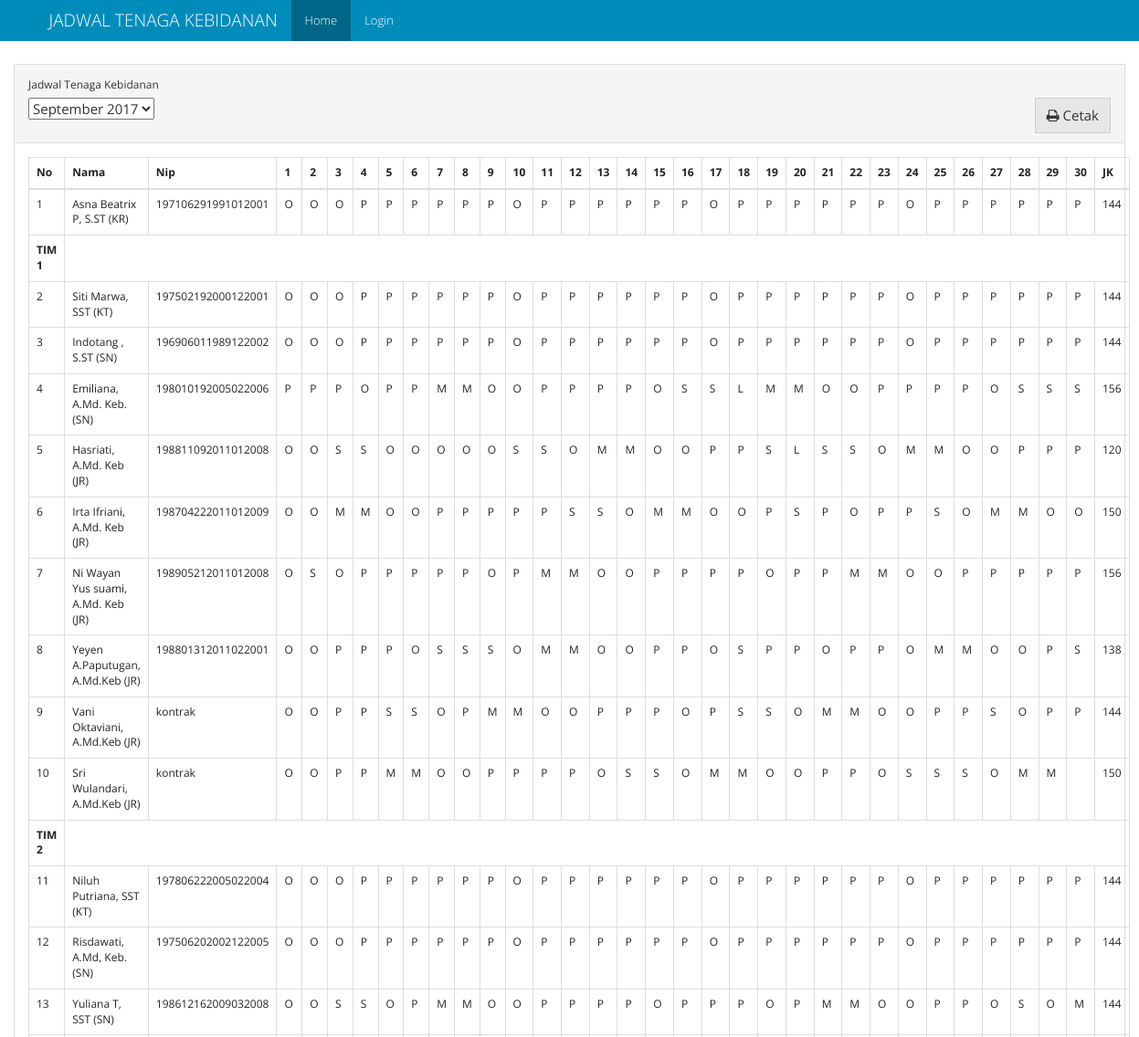
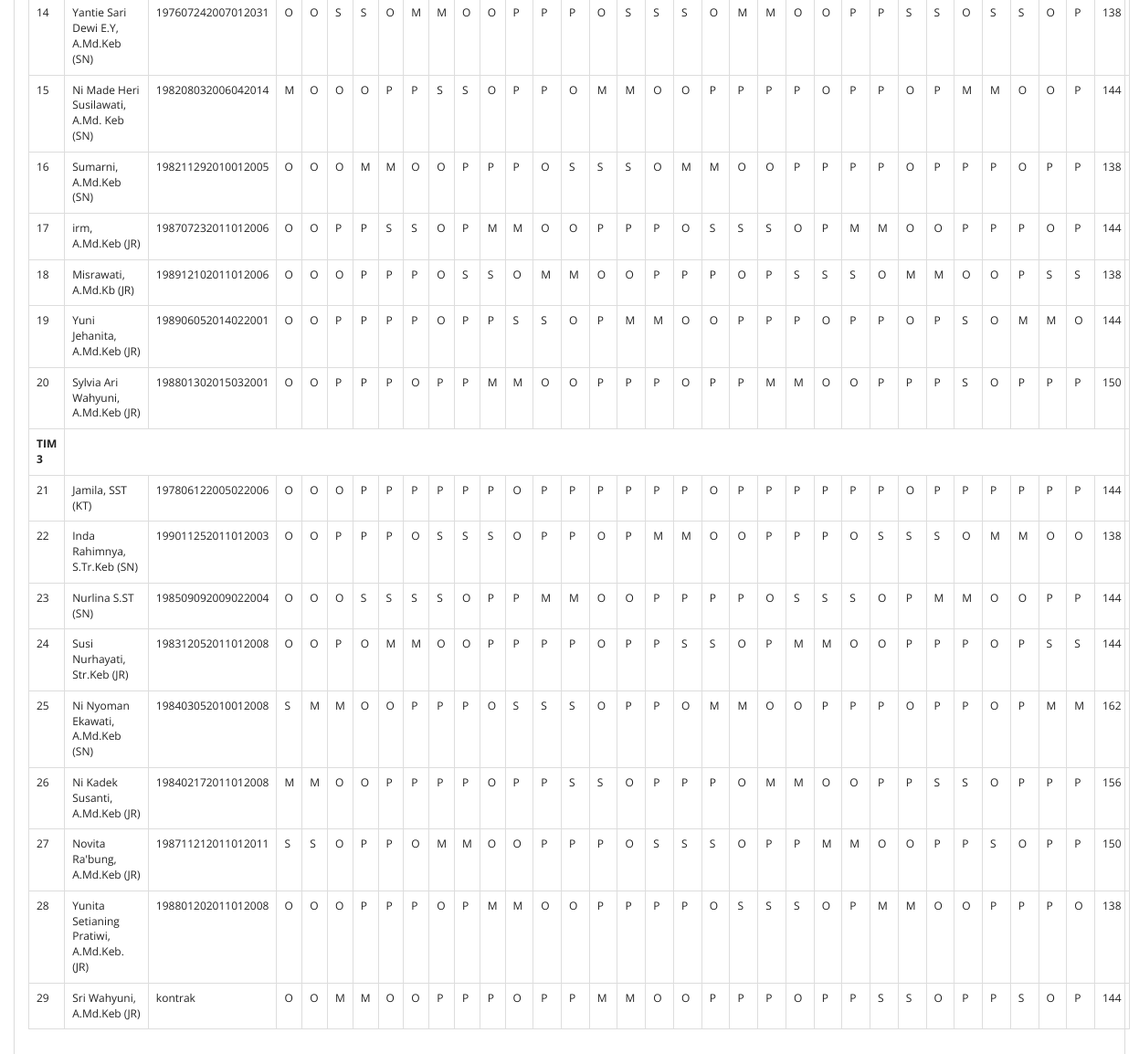
The page / on the database its author committed (2 pictures, top to bottom).
### models.py (models this page shows, shortened)
class Schedules(db.Model):
    id = db.Column(db.Integer, primary_key=True)
    periode_id = db.Column(db.Integer, db.ForeignKey("periode.id"), nullable=False)
    bidan_id = db.Column(db.Integer, db.ForeignKey("bidan.id", ondelete='SET NULL'), nullable=True)
    shift = db.Column(db.Text, default="", nullable=True)
    rest_shift = db.Column(db.Text, default="CLEAR", nullable=True)
    name = db.Column(db.String(50), nullable=True)
    nip = db.Column(db.String(20), nullable=True)
    officer = db.Column(db.String(20), nullable=True)
    tim = db.Column(db.String(10), nullable=True)

### views.py (the view)
@app.route("/", methods=['GET', 'POST'])
def homepage():
    table_query = Schedules.query \
        .join(Periode) \
        .add_columns(Schedules.id.label("schedule_id"), Schedules.officer, Schedules.nip, Schedules.name, Schedules.shift, Schedules.rest_shift, Schedules.tim, Periode.id, Periode.periode)
    table_periode = table_query.order_by(Periode.periode.desc()).group_by(Periode.periode).all()
    list_periode = []
    for periode in table_periode:
        pr = {}
        pr["id"] = periode.periode.strftime("%Y-%m-%d")
        pr["periode"] = periode.periode.strftime("%B %Y")
        list_periode.append(pr)
    if request.method == 'POST':
        periode_periode = request.form["select-periode"]
    else:
        periode_periode = list_periode[0]["id"]
    periode_split = periode_periode.split("-")
    periode_date = datetime.date(int(periode_split[0]), int(periode_split[1]), 1)
    days = calendar.monthrange(periode_date.year, periode_date.month)[1]
    kt = [shift_list(table_query.filter((Schedules.officer == "KT") & (Schedules.tim == "tim1")).filter(Periode.periode == periode_date).all()),
          shift_list(table_query.filter((Schedules.officer == "KT") & (Schedules.tim == "tim2")).filter(Periode.periode == periode_date).all()),
          shift_list(table_query.filter((Schedules.officer == "KT") & (Schedules.tim == "tim3")).filter(Periode.periode == periode_date).all())]
    tim = [shift_list(table_query.filter((Schedules.tim == "tim1") & (Schedules.officer != "KT")).filter(Periode.periode == periode_date).order_by(Schedules.bidan_id.asc()).all()),
           shift_list(table_query.filter((Schedules.tim == "tim2") & (Schedules.officer != "KT")).filter(Periode.periode == periode_date).order_by(Schedules.bidan_id.asc()).all()),
           shift_list(table_query.filter((Schedules.tim == "tim3") & (Schedules.officer != "KT")).filter(Periode.periode == periode_date).order_by(Schedules.bidan_id.asc()).all())]
    periode_schedule = {"kr": shift_list(table_query.filter(Schedules.officer == "KR").filter(Periode.periode == periode_date).all()),
                        "kt": kt, "tim": tim}
    return render_template('home.html', periode=list_periode, table=periode_schedule, periode_value=periode_periode, days=days)

### app.py (called while the page is built)
@app.before_request
def _before_request():
    g.user = current_user

### views.py (called while the page is built)
def shift_list(obj):
    new_obj = []
    for result in obj:
        temp_obj = {}
        temp_obj["id"] = result.id
        temp_obj["name"] = result.name
        temp_obj["officer"] = result.officer
        temp_obj["tim"] = result.tim
        temp_obj["nip"] = result.nip
        shift = ''.join(result.shift.split())
        if shift != "" and shift != "CLEAR":
            temp_obj["shift"] = result.shift.split(",")
        else:
            temp_obj["shift"] = None
        rest_shift = ''.join(result.rest_shift.split())
        if rest_shift != "" and rest_shift != "CLEAR":
            temp_obj["rest_shift"] = result.rest_shift.split(",")
        else:
            temp_obj["rest_shift"] = None
        temp_obj['total_jam_kerja'] = get_hours_total(temp_obj)
        temp_obj["schedule_id"] = result.schedule_id
        new_obj.append(temp_obj)
    return new_obj

### templates/home.html (shortened to what this page needs)
{% extends "base.html" %}
{% from "macro/shift_element.html" import shift_element %}
{% block class_container %}container-fluid{% endblock %}
{% block nav_home %} active {% endblock %}
{%  block content %}
<div class="panel panel-default">
		  <div class="panel-heading">
		  	  <div class="form-group">
		    <label for="select-periode">Jadwal Tenaga Kebidanan</label>
				  <form action="/" id="form-periode" class="form form-inline" method="post">
					  <select  name="select-periode" id="select-periode">
						{% for pr in periode %}
							<option value="{{pr['id']}}">{{pr['periode']}}</option>
						{% endfor %}
					  </select>
                      <button id="cetak-jadwal" class="btn btn-default pull-right"> <i class="fa fa-print" aria-hidden="true"></i>  Cetak</button>
				  </form>
		  </div>
		  </div>
		  <div class="panel-body">
                <table class="table table-bordered table-responsive">
                  <thead>
                    <tr>
                      <th>No</th>
                      <th>Nama</th>
                      <th>Nip</th>
                      {% for i in range(days) %}
                        <th>{{loop.index}}</th>
                      {% endfor %}
                        <th>JK</th>
                    </tr>
                  </thead>
                  <tbody>
                    <tr>
                      <td class="table-number">-</td>
                      {% for table in table['kr'] %}
                          <td>{{ table.name }} ({{table.officer}})</td>
                          <td>{{ table.nip|default('<unknown>', True) }}</td>
                          {{ shift_element(table,days) }}
                        <td>{{ table.total_jam_kerja}}</td>
                      {% endfor %}
                    </tr>
                    {% for i in range(0, (table['kt']) | length) %}
                        <tr>
                          <td><strong>TIM {{ loop.index }}</strong></td>
                        </tr>
                        <tr>
                          <td class="table-number">-</td>
                          {% for table in table['kt'][i] %}
                              <td>{{ table.name }} ({{table.officer}})</td>
                              <td>{{ table.nip|default('<unknown>', True) }}</td>
                              {{ shift_element(table,days) }}
                            <td>{{ table.total_jam_kerja}}</td>
                          {% endfor %}
                        </tr>
                        {% for table in table['tim'][i] %}
                          <tr>
                              <td class="table-number">-</td>
                              <td>{{ table.name }} ({{table.officer}})</td>
                              <td>{{ table.nip|default('<unknown>', True) }}</td>
                              {{ shift_element(table,days) }}
                              <td>{{ table.total_jam_kerja}}</td>
                          </tr>
                        {% endfor %}
                    {% endfor %}
                  </tbody>
                </table>
		  </div>
		</div>
{% endblock %}

### templates/base.html (shortened to what this page needs)
<!DOCTYPE html>
<html lang="en">
<head>
    <link rel="stylesheet" href="{{ url_for('static', filename='css/bootstrap.min.css')}}">
    <link rel="stylesheet" href="{{ url_for('static', filename='css/font-awesome.css')}}">
</head>
<body>
<nav class="navbar navbar-inverse navbar-fixed-top">
    <div class="container">
        <div class="navbar-header">
            <a class="navbar-brand" href="#">{% block branding %}JADWAL TENAGA KEBIDANAN{% endblock %}</a>
        </div>
        <div id="navbar" class="collapse navbar-collapse">
            <ul class="nav navbar-nav">
                <li class="{% block nav_home %}{% endblock %}"><a href="{{ url_for('homepage') }}">Home</a></li>
                {% if g.user.is_authenticated %}
                    <li class="{% block nav_penjadwalan %}{% endblock %}"><a href="{{ url_for('penjadwalan') }}">Penjadwalan</a></li>
                    <li class="{% block nav_setting %}{% endblock %}"><a href="{{ url_for('setting') }}">Pengaturan Proses</a></li>
                    <li class=""><a href="/admin/">Admin</a></li>
                    <li><a href="{{ url_for('logout') }}">Logout</a></li>
                {% else %}
                    <li class="{% block nav_login %}{% endblock %}"><a href="{{ url_for('login') }}">Login</a></li>
                {% endif %}
            </ul>
        </div>
    </div>
</nav>
<div class="{% block class_container %}container{% endblock %}" style="margin-top: 70px;">
    {% block content %}
    {% endblock %}
</div>
</body>
</html>

### templates/macro/shift_element.html
{% macro shift_element(table,days) %}
  {% if table.rest_shift %}
    {% for i in range(days) %}
        {% if table.rest_shift[i] != '-' %}
            <td><strong>{{ table.rest_shift[i] }}</strong></td>
        {% else %}
            {% if table.shift %}
                <td>{{ table.shift[i] }}</td>
            {% else %}
                <td><strong>-</strong></td>
            {% endif %}
        {% endif %}
    {% endfor %}
  {% elif table.shift %}
    {% for i in range(days) %}
        <td>{{ table.shift[i] }}</td>
    {% endfor %}
  {% else %}
    {% for i in range(days) %}
        <td>-</td>
    {% endfor %}
  {% endif %}
{% endmacro %}

### rows shown on the page
Schedules: name "Asna Beatrix P, S.ST", officer "KR", nip "197106291991012001", shift "O" "O" "O" "P" "P" "P" "P" "P" "P" "O" "P" "P" "P" "P" "P" "P" "O" "P" "P" "P" "P" "P" "P" "O" "P" "P" "P" "P" "P" "P", total_jam_kerja "144"
Schedules: name "Siti Marwa, SST", officer "KT", nip "197502192000122001", shift "O" "O" "O" "P" "P" "P" "P" "P" "P" "O" "P" "P" "P" "P" "P" "P" "O" "P" "P" "P" "P" "P" "P" "O" "P" "P" "P" "P" "P" "P", total_jam_kerja "144"
Schedules: name "Indotang , S.ST", officer "SN", nip "196906011989122002", shift "O" "O" "O" "P" "P" "P" "P" "P" "P" "O" "P" "P" "P" "P" "P" "P" "O" "P" "P" "P" "P" "P" "P" "O" "P" "P" "P" "P" "P" "P", total_jam_kerja "144"
Schedules: name "Emiliana, A.Md. Keb.", officer "SN", nip "198010192005022006", shift "P" "P" "P" "O" "P" "P" "M" "M" "O" "O" "P" "P" "P" "P" "O" "S" "S" "L" "M" "M" "O" "O" "P" "P" "P" "P" "O" "S" "S" "S", total_jam_kerja "156"
Schedules: name "Hasriati, A.Md. Keb", officer "JR", nip "198811092011012008", shift "O" "O" "S" "S" "O" "O" "O" "O" "O" "S" "S" "O" "M" "M" "O" "O" "P" "P" "S" "L" "S" "S" "O" "M" "M" "O" "O" "P" "P" "P", total_jam_kerja "120"
Schedules: name "Irta Ifriani, A.Md. Keb", officer "JR", nip "198704222011012009", shift "O" "O" "M" "M" "O" "O" "P" "P" "P" "P" "P" "S" "S" "O" "M" "M" "O" "O" "P" "S" "P" "O" "P" "P" "S" "O" "M" "M" "O" "O", total_jam_kerja "150"
Schedules: name "Ni Wayan Yus suami, A.Md. Keb", officer "JR", nip "198905212011012008", shift "O" "S" "O" "P" "P" "P" "P" "P" "O" "P" "M" "M" "O" "O" "P" "P" "P" "P" "O" "P" "P" "M" "M" "O" "O" "P" "P" "P" "P" "P", total_jam_kerja "156"
Schedules: name "Yeyen A.Paputugan, A.Md.Keb", officer "JR", nip "198801312011022001", shift "O" "O" "P" "P" "P" "O" "S" "S" "S" "O" "M" "M" "O" "O" "P" "P" "O" "S" "P" "P" "O" "P" "P" "O" "M" "M" "O" "O" "P" "S", total_jam_kerja "138"
Schedules: name "Vani Oktaviani, A.Md.Keb", officer "JR", nip "kontrak", shift "O" "O" "P" "P" "S" "S" "O" "P" "M" "M" "O" "O" "P" "P" "P" "O" "P" "S" "S" "O" "M" "M" "O" "O" "P" "P" "S" "O" "P" "P", total_jam_kerja "144"
Schedules: name "Sri Wulandari, A.Md.Keb", officer "JR", nip "kontrak", shift "O" "O" "P" "P" "M" "M" "O" "O" "P" "P" "P" "P" "O" "S" "S" "O" "M" "M" "O" "O" "P" "P" "O" "S" "S" "S" "O" "M" "M", total_jam_kerja "150"
Schedules: name "Niluh Putriana, SST", officer "KT", nip "197806222005022004", shift "O" "O" "O" "P" "P" "P" "P" "P" "P" "O" "P" "P" "P" "P" "P" "P" "O" "P" "P" "P" "P" "P" "P" "O" "P" "P" "P" "P" "P" "P", total_jam_kerja "144"
Schedules: name "Risdawati, A.Md, Keb.", officer "SN", nip "197506202002122005", shift "O" "O" "O" "P" "P" "P" "P" "P" "P" "O" "P" "P" "P" "P" "P" "P" "O" "P" "P" "P" "P" "P" "P" "O" "P" "P" "P" "P" "P" "P", total_jam_kerja "144"
Schedules: name "Yuliana T, SST", officer "SN", nip "198612162009032008", shift "O" "O" "S" "S" "O" "P" "M" "M" "O" "O" "P" "P" "P" "P" "O" "P" "P" "P" "O" "P" "M" "M" "O" "O" "P" "P" "O" "S" "O" "M", total_jam_kerja "144"
Schedules: name "Yantie Sari Dewi E.Y, A.Md.Keb", officer "SN", nip "197607242007012031", shift "O" "O" "S" "S" "O" "M" "M" "O" "O" "P" "P" "P" "O" "S" "S" "S" "O" "M" "M" "O" "O" "P" "P" "S" "S" "O" "S" "S" "O" "P", total_jam_kerja "138"
Schedules: name "Ni Made Heri Susilawati, A.Md. Keb", officer "SN", nip "198208032006042014", shift "M" "O" "O" "O" "P" "P" "S" "S" "O" "P" "P" "O" "M" "M" "O" "O" "P" "P" "P" "P" "O" "P" "P" "O" "P" "M" "M" "O" "O" "P", total_jam_kerja "144"
Schedules: name "Sumarni, A.Md.Keb", officer "SN", nip "198211292010012005", shift "O" "O" "O" "M" "M" "O" "O" "P" "P" "P" "O" "S" "S" "S" "O" "M" "M" "O" "O" "P" "P" "P" "P" "O" "P" "P" "P" "O" "P" "P", total_jam_kerja "138"
Schedules: name "irm, A.Md.Keb", officer "JR", nip "198707232011012006", shift "O" "O" "P" "P" "S" "S" "O" "P" "M" "M" "O" "O" "P" "P" "P" "O" "S" "S" "S" "O" "P" "M" "M" "O" "O" "P" "P" "P" "O" "P", total_jam_kerja "144"
Schedules: name "Misrawati, A.Md.Kb", officer "JR", nip "198912102011012006", shift "O" "O" "O" "P" "P" "P" "O" "S" "S" "O" "M" "M" "O" "O" "P" "P" "P" "O" "P" "S" "S" "S" "O" "M" "M" "O" "O" "P" "S" "S", total_jam_kerja "138"
Schedules: name "Yuni Jehanita, A.Md.Keb", officer "JR", nip "198906052014022001", shift "O" "O" "P" "P" "P" "P" "O" "P" "P" "S" "S" "O" "P" "M" "M" "O" "O" "P" "P" "P" "O" "P" "P" "O" "P" "S" "O" "M" "M" "O", total_jam_kerja "144"
Schedules: name "Sylvia Ari Wahyuni, A.Md.Keb", officer "JR", nip "198801302015032001", shift "O" "O" "P" "P" "P" "O" "P" "P" "M" "M" "O" "O" "P" "P" "P" "O" "P" "P" "M" "M" "O" "O" "P" "P" "P" "S" "O" "P" "P" "P", total_jam_kerja "150"
Schedules: name "Jamila, SST", officer "KT", nip "197806122005022006", shift "O" "O" "O" "P" "P" "P" "P" "P" "P" "O" "P" "P" "P" "P" "P" "P" "O" "P" "P" "P" "P" "P" "P" "O" "P" "P" "P" "P" "P" "P", total_jam_kerja "144"
Schedules: name "Inda Rahimnya, S.Tr.Keb", officer "SN", nip "199011252011012003", shift "O" "O" "P" "P" "P" "O" "S" "S" "S" "O" "P" "P" "O" "P" "M" "M" "O" "O" "P" "P" "P" "O" "S" "S" "S" "O" "M" "M" "O" "O", total_jam_kerja "138"
Schedules: name "Nurlina S.ST", officer "SN", nip "198509092009022004", shift "O" "O" "O" "S" "S" "S" "S" "O" "P" "P" "M" "M" "O" "O" "P" "P" "P" "P" "O" "S" "S" "S" "O" "P" "M" "M" "O" "O" "P" "P", total_jam_kerja "144"
Schedules: name "Susi Nurhayati, Str.Keb", officer "JR", nip "198312052011012008", shift "O" "O" "P" "O" "M" "M" "O" "O" "P" "P" "P" "P" "O" "P" "P" "S" "S" "O" "P" "M" "M" "O" "O" "P" "P" "P" "O" "P" "S" "S", total_jam_kerja "144"
Schedules: name "Ni Nyoman Ekawati, A.Md.Keb", officer "SN", nip "198403052010012008", shift "S" "M" "M" "O" "O" "P" "P" "P" "O" "S" "S" "S" "O" "P" "P" "O" "M" "M" "O" "O" "P" "P" "P" "O" "P" "P" "O" "P" "M" "M", total_jam_kerja "162"
Schedules: name "Ni Kadek Susanti, A.Md.Keb", officer "JR", nip "198402172011012008", shift "M" "M" "O" "O" "P" "P" "P" "P" "O" "P" "P" "S" "S" "O" "P" "P" "P" "O" "M" "M" "O" "O" "P" "P" "S" "S" "O" "P" "P" "P", total_jam_kerja "156"
Schedules: name "Novita Ra'bung, A.Md.Keb", officer "JR", nip "198711212011012011", shift "S" "S" "O" "P" "P" "O" "M" "M" "O" "O" "P" "P" "P" "O" "S" "S" "S" "O" "P" "P" "M" "M" "O" "O" "P" "P" "S" "O" "P" "P", total_jam_kerja "150"
Schedules: name "Yunita Setianing Pratiwi, A.Md.Keb.", officer "JR", nip "198801202011012008", shift "O" "O" "O" "P" "P" "P" "O" "P" "M" "M" "O" "O" "P" "P" "P" "P" "O" "S" "S" "S" "O" "P" "M" "M" "O" "O" "P" "P" "P" "O", total_jam_kerja "138"
Schedules: name "Sri Wahyuni, A.Md.Keb", officer "JR", nip "kontrak", shift "O" "O" "M" "M" "O" "O" "P" "P" "P" "O" "P" "P" "M" "M" "O" "O" "P" "P" "P" "O" "P" "P" "S" "S" "O" "P" "P" "S" "O" "P", total_jam_kerja "144"

### other values the page prints
form field select-periode "September 2017"
